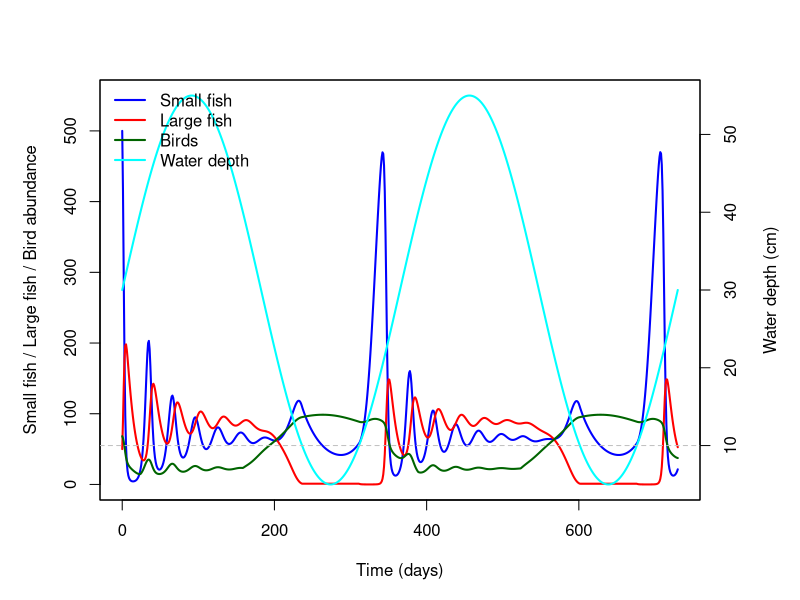

The R source for this figure:
# Load required package
library(deSolve)

# Seasonal water depth function (in cm)
water_depth <- function(t) {
  # Sinusoidal cycle: mean 30cm, amplitude 25cm, period 365 days
  30 + 25 * sin(2 * pi * t / 365)
}

# Bird abundance function - now depends on water depth AND small fish
bird_abundance <- function(t, S, bird_response, half_sat) {
  W <- water_depth(t)
  
  # Birds arrive when water is shallow
  if (W > 40) {
    B_water <- 10
  } else {
    B_water <- 10 + 90 * (40 - W) / 40
  }
  
  # Additional birds attracted by small fish density
  B_fish <- bird_response * S / (half_sat + S)
  
  return(B_water + B_fish)
}

# ODE model
fish_model <- function(t, state, parameters) {
  with(as.list(c(state, parameters)), {
    
    # Current water depth
    W <- water_depth(t)
    
    # Current bird abundance (depends on water and small fish)
    B <- bird_abundance(t, S, bird_response, half_sat)
    
    # Large fish removal/emigration
    if (W < 10) {
      L <- 0  # Complete removal below threshold
    } else {
      # Emigration rate increases as depth approaches 10cm
      emigration_rate <- e_max * exp(-e_shape * (W - 10))
    }
    
    # Bird predation increases with both bird abundance and concentration
    concentration <- ifelse(W > 10, 50 / W, 5)
    bird_predation <- b * concentration * B
    
    # Small fish dynamics
    dS <- r_s * S * (1 - S/K_s) -           # Logistic growth
      bird_predation * S -               # Bird predation
      a * S * L                          # Large fish predation
    
    # Large fish dynamics
    if (W < 10) {
      dL <- -L  # Rapid removal
    } else {
      dL <- c * a * S * L -                  # Growth from eating small fish
        d * L -                          # Natural mortality
        emigration_rate * L              # Emigration
    }
    
    return(list(c(dS, dL)))
  })
}

# Parameters
params <- c(
  r_s = 0.5,         # Small fish growth rate
  K_s = 1000,        # Small fish carrying capacity
  b = 0.001,         # Bird predation base rate
  a = 0.005,        # Large fish predation rate # a = 0.0005 -> stable fish
  c = 0.3,           # Conversion efficiency
  d = 0.1,           # Large fish mortality
  e_max = 0.5,       # Maximum emigration rate
  e_shape = 0.3,     # Emigration response shape
  bird_response = 50, # Maximum additional birds from fish availability
  half_sat = 200     # Half-saturation for bird numerical response
)

# Initial conditions
initial_state <- c(S = 500, L = 50)

# Time vector (2 years)
times <- seq(0, 730, by = 1)

# Solve ODE
output <- ode(y = initial_state, times = times, func = fish_model, parms = params)

# Calculate bird abundance for all times (now depends on small fish too)
birds <- sapply(1:length(times), function(i) {
  bird_abundance(times[i], output[i, 2], params["bird_response"], params["half_sat"])
})

# Calculate water for all times
water <- sapply(times, water_depth)

# Create single plot with all variables
par(mar = c(5, 5, 4, 5))

# Plot small fish
plot(output[, 1], output[, 2], type = "l", col = "blue", lwd = 2,
     xlab = "Time (days)", ylab = "Small fish / Large fish / Bird abundance",
     ylim = c(0, max(output[, 2], output[, 3], birds) * 1.1))

# Add large fish
lines(output[, 1], output[, 3], col = "red", lwd = 2)

# Add birds
lines(times, birds, col = "darkgreen", lwd = 2)

# Add water depth on secondary axis
par(new = TRUE)
plot(times, water, type = "l", col = "cyan", lwd = 2,
     xaxt = "n", yaxt = "n", xlab = "", ylab = "")
axis(4)
mtext("Water depth (cm)", side = 4, line = 3)
abline(h = 10, lty = 2, col = "gray")

# Add legend
legend("topleft", legend = c("Small fish", "Large fish", "Birds", "Water depth"),
       col = c("blue", "red", "darkgreen", "cyan"), lwd = 2, bty = "n")
